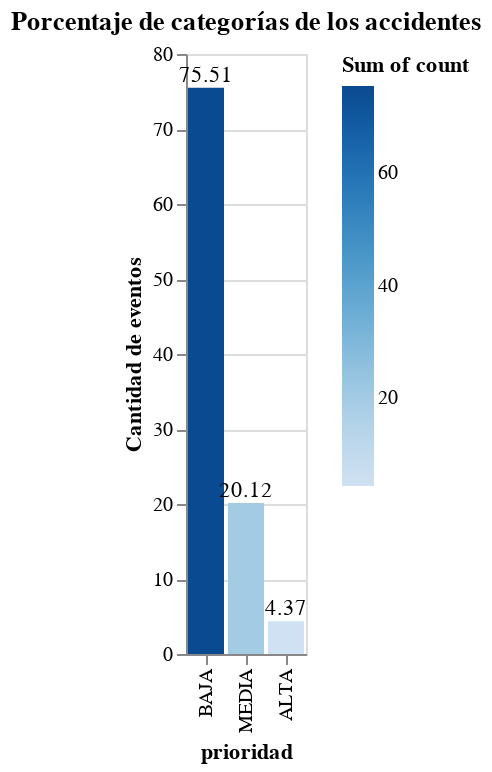

The cell this chart's notebook holds for it:
### Code cell
DeepnoteChart(df_priority_perc, """{"layer":[{"layer":[{"mark":{"clip":true,"type":"bar","tooltip":true},"encoding":{"x":{"sort":null,"type":"nominal","field":"prioridad","scale":{"type":"linear"},"stack":"zero"},"y":{"axis":{"title":"Cantidad de eventos"},"sort":null,"type":"quantitative","field":"count","scale":{"type":"linear"},"stack":"zero","format":{"type":"default","decimals":null},"aggregate":"sum","formatType":"numberFormatFromNumberType"},"color":{"sort":null,"type":"quantitative","field":"count","scale":{"scheme":"blues"},"aggregate":"sum"}}},{"mark":{"dx":0,"dy":-1,"fill":"black","type":"text","align":"center","baseline":"bottom"},"encoding":{"x":{"sort":null,"type":"nominal","field":"prioridad","scale":{"type":"linear"},"stack":"zero"},"y":{"axis":{"title":"Cantidad de eventos"},"sort":null,"type":"quantitative","field":"count","scale":{"type":"linear"},"stack":"zero","format":{"type":"default","decimals":null},"aggregate":"sum","formatType":"numberFormatFromNumberType"},"text":{"sort":null,"type":"quantitative","field":"count","aggregate":"sum"},"color":{"sort":null,"type":"quantitative","field":"count","scale":{"scheme":"blues"},"aggregate":"sum"}}}]}],"title":"Porcentaje de categorías de los accidentes","config":{"legend":{}},"$schema":"https://vega.github.io/schema/vega-lite/v5.json","encoding":{},"usermeta":{}}""")

### Figure 1 — Vega-Lite specification as saved in the notebook (floating-point values rounded to 4 significant figures)
{"$schema": "https://vega.github.io/schema/vega-lite/v5.json", "config": {"legend": {}}, "data": {"values": [{"count": 75.51, "prioridad": "BAJA"}, {"count": 20.12, "prioridad": "MEDIA"}, {"count": 4.37, "prioridad": "ALTA"}]}, "encoding": {}, "layer": [{"layer": [{"encoding": {"color": {"aggregate": "sum", "field": "count", "scale": {"scheme": "blues"}, "sort": null, "type": "quantitative"}, "x": {"field": "prioridad", "scale": {"type": "linear"}, "sort": null, "stack": "zero", "type": "nominal"}, "y": {"aggregate": "sum", "axis": {"title": "Cantidad de eventos"}, "field": "count", "format": {"decimals": null, "type": "default"}, "formatType": "numberFormatFromNumberType", "scale": {"type": "linear"}, "sort": null, "stack": "zero", "type": "quantitative"}}, "mark": {"clip": true, "tooltip": true, "type": "bar"}}, {"encoding": {"color": {"aggregate": "sum", "field": "count", "scale": {"scheme": "blues"}, "sort": null, "type": "quantitative"}, "text": {"aggregate": "sum", "field": "count", "sort": null, "type": "quantitative"}, "x": {"field": "prioridad", "scale": {"type": "linear"}, "sort": null, "stack": "zero", "type": "nominal"}, "y": {"aggregate": "sum", "axis": {"title": "Cantidad de eventos"}, "field": "count", "format": {"decimals": null, "type": "default"}, "formatType": "numberFormatFromNumberType", "scale": {"type": "linear"}, "sort": null, "stack": "zero", "type": "quantitative"}}, "mark": {"align": "center", "baseline": "bottom", "dx": 0, "dy": -1, "fill": "black", "type": "text"}}]}], "title": "Porcentaje de categorías de los accidentes", "usermeta": {}}
